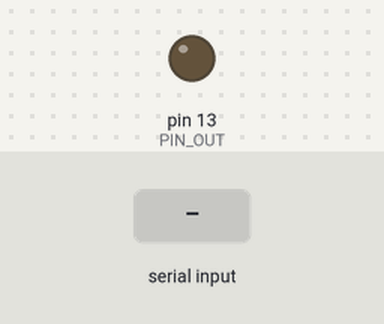
A sketch run on a simulated Arduino Uno, built with avr-gcc and run on an emulated ATmega328P. Shown: output pins drawn as LEDs (lit = HIGH). The inputs (shaded band) are chosen by the test bench. What the sketch prints to the serial monitor is not drawn.

Above: at 1.2 s.
1.3 s: "1" received over Serial
At 2.1 s:
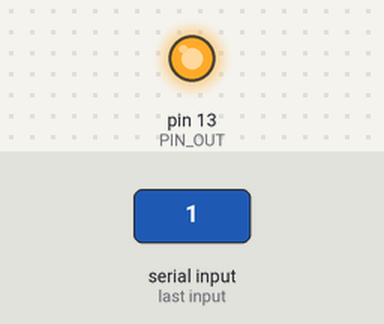
4.3 s: "0" received over Serial
7.3 s: "2" received over Serial
Timing chart, 0 to 13.8 s (numbered marks = the images above; inputs shaded):
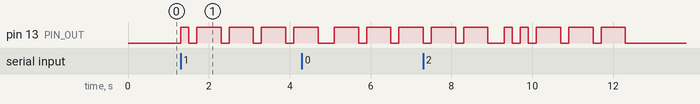

The sketch:

morse.ino
```cpp
//
// Morse Encoder and Decoder
//
// Forked from Matthias Esterl (madc) on Github
//
// This version by Neel Shearer
//

//
// This version designed to be interactive with the serial port
//
// Type content on the serial port to have it encoded by the onboard LED on pin13
//

//Define the LED Pin
#define PIN_OUT        13
//Define unit length in ms
#define UNIT_LENGTH    200

//Build a struct with the morse code mapping
static const struct {const char letter, *code;} MorseMap[] =
{
	{ 'A', ".-" },
	{ 'B', "-..." },
	{ 'C', "-.-." },
	{ 'D', "-.." },
	{ 'E', "." },
	{ 'F', "..-." },
	{ 'G', "--." },
	{ 'H', "...." },
	{ 'I', ".." },
	{ 'J', ".---" },
	{ 'K', ".-.-" },
	{ 'L', ".-.." },
	{ 'M', "--" },
	{ 'N', "-." },
	{ 'O', "---" },
	{ 'P', ".--." },
	{ 'Q', "--.-" },
	{ 'R', ".-." },
	{ 'S', "..." },
	{ 'T', "-" },
	{ 'U', "..-" },
	{ 'V', "...-" },
	{ 'W', ".--" },
	{ 'X', "-..-" },
	{ 'Y', "-.--" },
	{ 'Z', "--.." },
	{ ' ', "     " }, //Gap between word, seven units

	{ '1', ".----" },
	{ '2', "..---" },
	{ '3', "...--" },
	{ '4', "....-" },
	{ '5', "....." },
	{ '6', "-...." },
	{ '7', "--..." },
	{ '8', "---.." },
	{ '9', "----." },
	{ '0', "-----" },

	{ '.', "·–·–·–" },
	{ ',', "--..--" },
	{ '?', "..--.." },
	{ '!', "-.-.--" },
	{ ':', "---..." },
	{ ';', "-.-.-." },
	{ '(', "-.--." },
	{ ')', "-.--.-" },
	{ '"', ".-..-." },
	{ '@', ".--.-." },
	{ '&', ".-..." },
};

void setup()
{
  pinMode( PIN_OUT, OUTPUT );
  digitalWrite( PIN_OUT, LOW );
  Serial.begin(9600);
  Serial.print("Ready");
}

void loop()
{

String morseWord = "";
String asciiWord = "";

    if (Serial.available() > 0) {
    // read incoming serial data:
    char inChar = Serial.read();
    // Type the next ASCII value from what you received:
    asciiWord += inChar;
   };
   morseWord = encode(asciiWord);

  Serial.print(morseWord);
  for(int i=0; i<=morseWord.length(); i++)
  {
    switch( morseWord[i] )
    {
      case '.': //dit
        digitalWrite( PIN_OUT, HIGH );
        delay( UNIT_LENGTH );
        digitalWrite( PIN_OUT, LOW );
        delay( UNIT_LENGTH );

        break;

      case '-': //dah
        digitalWrite( PIN_OUT, HIGH );
        delay( UNIT_LENGTH*3 );
        digitalWrite( PIN_OUT, LOW );
        delay( UNIT_LENGTH );

        break;

      case ' ': //gap
        delay( UNIT_LENGTH );
    }
  }
}

String encode(String string)
{
  size_t i, j;
  String morseWord = "";

  for( i = 0; string[i]; ++i )
  {
    for( j = 0; j < sizeof MorseMap / sizeof *MorseMap; ++j )
    {
      if( toupper(string[i]) == MorseMap[j].letter )
      {
        morseWord += MorseMap[j].code;
        break;
      }
    }
    morseWord += " "; //Add tailing space to seperate the chars
  }

  return morseWord;
}

String decode(String morse)
{
  String msg = "";

  int lastPos = 0;
  int pos = morse.indexOf(' ');
  while( lastPos <= morse.lastIndexOf(' ') )
  {
    for( int i = 0; i < sizeof MorseMap / sizeof *MorseMap; ++i )
    {
      if( morse.substring(lastPos, pos) == MorseMap[i].code )
      {
        msg += MorseMap[i].letter;
      }
    }

    lastPos = pos+1;
    pos = morse.indexOf(' ', lastPos);

    // Handle white-spaces between words (7 spaces)
    while( morse[lastPos] == ' ' && morse[pos+1] == ' ' )
    {
      pos ++;
    }
  }

  return msg;
}
```

Measured:
- after the input at 1.3 s, pin 13 (PIN_OUT): LOW → HIGH at once, then repeats every 0.80 s: LOW 0.20 s, HIGH 0.60 s
